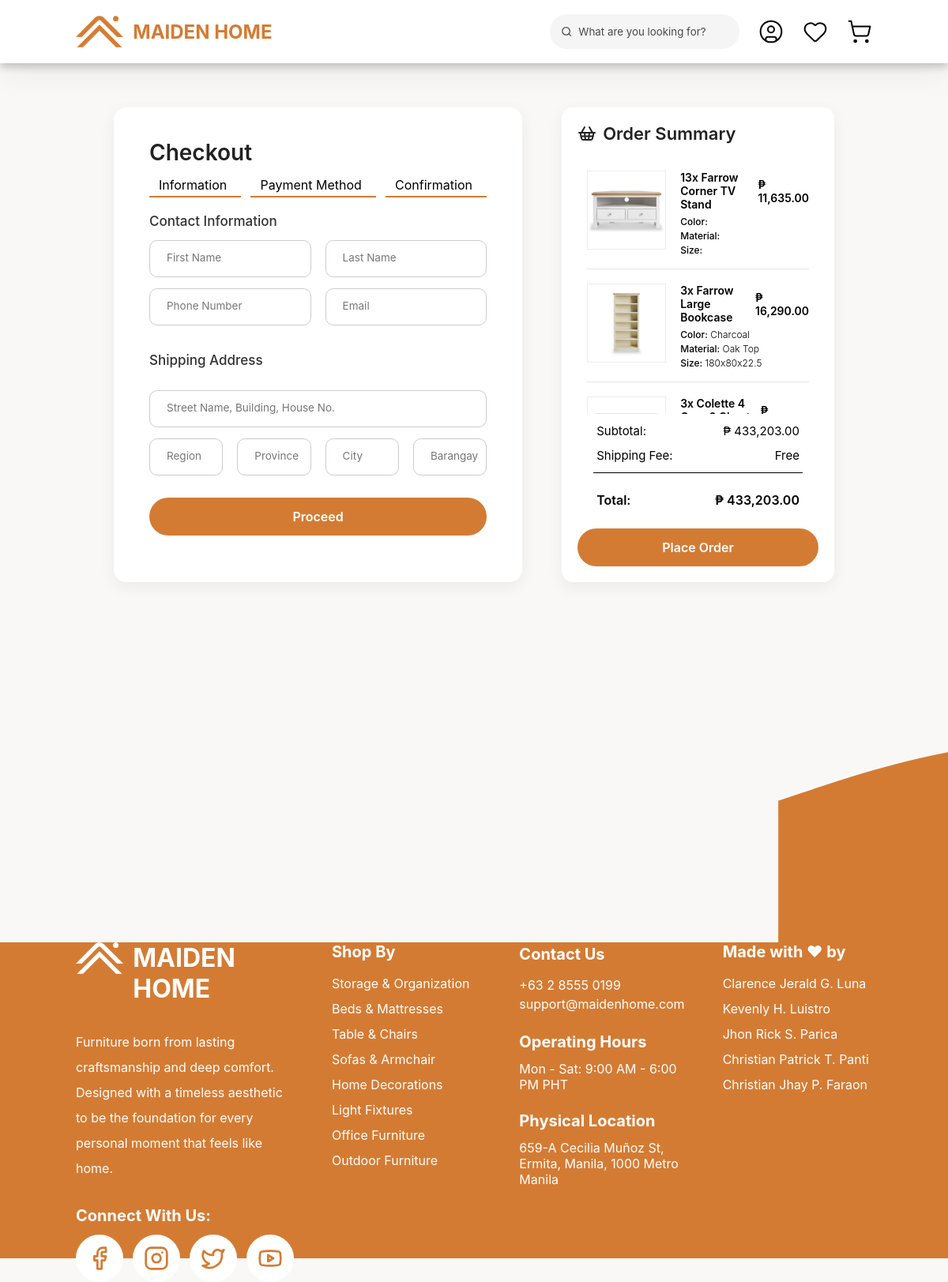
The app's page /checkout/index.php (signed in) with its own data.
### tables this page shows
CREATE TABLE `addtocart` (
  `cart_id` int(11) NOT NULL,
  `user_id` int(100) UNSIGNED NOT NULL,
  `product_id` int(11) NOT NULL,
  `quantity` int(11) NOT NULL,
  `color` varchar(255) NOT NULL,
  `material` varchar(255) NOT NULL,
  `sizes` varchar(255) NOT NULL,
  `created_at` timestamp NOT NULL DEFAULT current_timestamp()
);

CREATE TABLE `products` (
  `product_id` int(11) NOT NULL,
  `product_name` varchar(40) NOT NULL,
  `price` decimal(10,2) NOT NULL,
  `stocks` int(11) NOT NULL,
  `product_img` varchar(255) NOT NULL,
  `product_img2` varchar(255) NOT NULL,
  `product_img3` varchar(255) NOT NULL,
  `product_img4` varchar(255) NOT NULL,
  `product_img5` varchar(255) NOT NULL,
  `product_img_hover` varchar(255) NOT NULL,
  `category_id` int(10) NOT NULL,
  `category_name` varchar(255) NOT NULL,
  `sub_id` int(11) NOT NULL,
  `sub_name` varchar(255) NOT NULL,
  `product_description` text NOT NULL,
  `size1` varchar(255) NOT NULL,
  `size2` varchar(255) NOT NULL,
  `size3` varchar(255) NOT NULL,
  `mat1` varchar(255) NOT NULL,
  `mat2` varchar(255) NOT NULL,
  `mat3` varchar(255) NOT NULL,
  `color1` varchar(255) NOT NULL,
  `color2` varchar(255) NOT NULL,
  `color3` varchar(255) NOT NULL,
  `color1_img` varchar(255) NOT NULL,
  `color2_img` varchar(255) NOT NULL,
  `color3_img` varchar(255) NOT NULL,
  `created_at` timestamp NOT NULL DEFAULT current_timestamp()
);

### checkout/index.php (the view, shortened to what this page needs)
<?php
include "../includes/db.php";
$user_id = $_SESSION['user_id'];
$sql2 = "SELECT c.cart_id, c.quantity, c.color, c.material, c.sizes, p.product_name, p.price, p.product_img
  FROM addtocart c
  JOIN products p ON c.product_id = p.product_id
  WHERE c.user_id = ?";
$stmt = $conn->prepare($sql2);
$stmt->bind_param("i", $user_id);
$stmt->execute();
$result = $stmt->get_result();
$cart_items = [];
$subtotal = 0;
while ($row = $result->fetch_assoc()) {
 $cart_items[] = $row;
 $subtotal += $row['price'] * $row['quantity'];
}
$total = $subtotal;
?>
<html>
    <head>
        <link rel="stylesheet" href="../css/all.css">
        <link rel="stylesheet" href="../css/nav-bar.css">
        <link rel="stylesheet" href="../css/footer.css">
        <link rel="stylesheet" href="checkout.css" />
    </head>
    <body>
        <?php include("../includes/nav-bar.php"); ?>
        <div class="checkout-wrapper">
            <div class="checkout-left">
                <h1>Checkout</h1>
                <div class="process-step-container">
                    <div class="process-step" active>Information</div>
                    <div class="process-step">Payment Method</div>
                    <div class="process-step">Confirmation</div>
                </div>
                <h3>Contact Information</h3>
                <form class="checkout-form" method="POST" action="checkout.php">
                    <div class="form-row">
                        <div class="input-container">
                            <input type="text" id="fname" name="fname" placeholder=" " required>
                            <label for="fname">First Name</label>
                        </div>
                        <div class="input-container">
                            <input type="text" id="lname" name="lname" placeholder=" " required>
                            <label for="lname">Last Name</label>
                        </div>
                    </div>
                    <div class="form-row">
                        <div class="input-container">
                            <input type="text" id="phone" name="phone" placeholder=" " required>
                            <label for="phone">Phone Number</label>
                        </div>
                        <div class="input-container">
                            <input type="email" id="email" name="email" placeholder=" " required>
                            <label for="email">Email</label>
                        </div>
                    </div>
                    <h3>Shipping Address</h3>
                    <div class="form-row">
                        <div class="input-container">
                            <input type="text" id="add_name" name="add_name" placeholder=" " required>
                            <label for="add_name">Street Name, Building, House No.</label>
                        </div>
                    </div>
                    <div class="form-row wide">
                        <div class="input-container">
                            <input type="text" id="region" name="region" placeholder=" " required>
                            <label for="region">Region</label>
                        </div>
                        <div class="input-container">
                            <input type="text" id="province" name="province" placeholder=" " required>
                            <label for="province">Province</label>
                        </div>
                        <div class="input-container">
                            <input type="text" id="city" name="city" placeholder=" " required>
                            <label for="city">City</label>
                        </div>
                        <div class="input-container">
                            <input type="text" id="barangay" name="barangay" placeholder=" " required>
                            <label for="barangay">Barangay</label>
                        </div>
                    </div>
                    <button type="submit" name="place_order" class="checkout-btn">Proceed</button>
                </form>
            </div>
            <div class="checkout-right">
                <h2>
                    Order Summary
                </h2>
                <?php if (empty($cart_items)): ?>
                <p>Your cart is empty.</p>
                <?php else: ?>
                <div class="cart-container">
                    <?php foreach ($cart_items as $item): ?>
                    <div class="cart-item">
                        <div class="item-image"><img src="../assets/PRODUCTS/<?php echo htmlspecialchars($item['product_img']); ?>" alt="<?php echo htmlspecialchars($item['product_name']); ?>" width="100"></div>
                        <div class="item-details">
                            <div class="item-details-header">
                                <h4>
                                    <?php echo $item['quantity']; ?>x
                                    <?php echo htmlspecialchars($item['product_name']); ?>
                                </h4>
                                <span class="price">₱
                                    <?php echo number_format($item['price'], 2); ?>
                                </span>
                            </div>
                            <p><span style="font-weight: 500;">Color:</span>
                                <?php echo htmlspecialchars($item['color']); ?>
                            </p>
                            <p><span style="font-weight: 500;">Material:</span>
                                <?php echo htmlspecialchars($item['material']); ?>
                            </p>
                            <p><span style="font-weight: 500;">Size:</span>
                                <?php echo htmlspecialchars($item['sizes']); ?>
                            </p>
                        </div>
                    </div>
                    <?php endforeach; ?>
                    <?php endif; ?>
                </div>
                <div class="summary-row">
                    <span>Subtotal:</span>
                    <span>₱
                        <?php echo number_format($total, 2); ?>
                    </span>
                </div>
                <div class="summary-row">
                    <span>Shipping Fee:</span>
                    <span>Free</span>
                </div>
                <hr style="margin: 0 20px;">
                <div class="summary-row total">
                    <span>Total:</span>
                    <span>₱
                        <?php echo number_format($total, 2); ?>
                    </span>
                </div>
                <button class="checkout-btn">Place Order</button>
            </div>
        </div>
        <?php include "../includes/footer.php" ?>
    </body>
</html>

### css/all.css (style rules this page uses)
* { margin: 0; padding: 0; box-sizing: border-box; font-family: "Inter", sans-serif; scroll-behavior: smooth; }

### css/nav-bar.css (style rules this page uses)
* { padding: 0; margin: 0; box-sizing: border-box; font-family: Inter, sans-serif; }
::placeholder { color: #484848; }
#email { color: #59636e; }

### checkout/checkout.css (style rules this page uses)
body { background-color: #f9f8f6; }
.checkout-wrapper { display: grid; grid-template-columns: 1.5fr 1fr; gap: 50px; padding: 7vh 12vw; }
.checkout-left, .checkout-right { background-color: #fff; border-radius: 16px; box-shadow: 0 6px 20px rgba(0, 0, 0, 0.06); }
.checkout-left { padding: 40px 45px; }
.checkout-left h1 { font-size: 28px; font-weight: 600; margin-bottom: 10px; color: #222; }
.checkout-left h3 { font-size: 17px; margin-top: 20px; margin-bottom: 14px; font-weight: 500; color: #333; }
.process-step-container { display: grid; grid-template-columns: auto auto auto; gap: 12px; margin-bottom: 20px; }
.process-step { padding: 4px 12px; border-bottom: #d47b33 2px solid; }
.checkout-form { display: flex; flex-direction: column; gap: 14px; }
.form-row { display: flex; gap: 18px; flex-wrap: wrap; }
.form-row.wide { flex-wrap: nowrap; }
.input-container { position: relative; flex: 1; }
.checkout-form input { width: 100%; padding: 14px 16px; border: 1.6px solid #ccc; border-radius: 10px; font-size: 14.5px; background-color: transparent; transition: all 0.25s ease; }
.checkout-form label { position: absolute; top: 14px; left: 16px; font-size: 13.5px; color: #777; background: #fff; padding: 0 6px; transition: 0.2s ease; pointer-events: none; }
.checkout-form input:focus+label, .checkout-form input:not(:placeholder-shown)+label { top: -8px; font-size: 11.5px; color: #d47b33; left: 12px; }
.checkout-right { display: flex; flex-direction: column; gap: 12px; border-radius: 14px; padding: 20px; height: fit-content; }
.checkout-right h2 { font-size: 22px; font-weight: 600; margin-bottom: 10px; color: #222; display: flex; align-items: center; gap: 8px; }
.cart-container { padding: 12px; height: 40vh; overflow-y: scroll; overflow-x: hidden; }
.cart-item { display: flex; gap: 18px; margin-bottom: 18px; border-bottom: 1px solid #e6e6e6; padding-bottom: 14px; }
.item-image { border-radius: 12px; flex-shrink: 0; }
.item-image img { border: #ececec solid 1px; }
.item-details { flex: 1; display: flex; flex-direction: column; }
.item-details-header { display: flex; justify-content: space-between; align-items: center; margin-bottom: 5px; }
.item-details-header h4, .price { font-weight: 600; color: #000; font-size: 14px; }
.item-details p { font-size: 12px; font-weight: 300; margin: 0; line-height: 1.5; }
.summary-row { display: flex; justify-content: space-between; font-size: 15px; }
.summary-row.total { font-weight: 600; font-size: 16px; margin-top: 12px; }
.summary-row, .summary-row.total { padding: 0 24px; }
.checkout-btn { margin-top: 14px; width: 100%; padding: 14px 0; font-size: 16px; font-weight: 600; color: #fff; background-color: #d47b33; border: none; border-radius: 30px; cursor: pointer; transition: 0.3s all ease; }
hr { border: none; border-top: 1px solid black; margin: 12px 0; }

### records on screen
addtocart: product.product_img (picture), quantity "13", product.product_name "Farrow Corner TV Stand", product.price "11,635.00"
addtocart: product.product_img (picture), quantity "3", product.product_name "Farrow Large Bookcase", product.price "16,290.00", color "Charcoal", material "Oak Top", sizes "180x80x22.5"
addtocart: product.product_img (picture), quantity "3", product.product_name "Colette 4…"

### other values on screen
$total "433,203.00"
